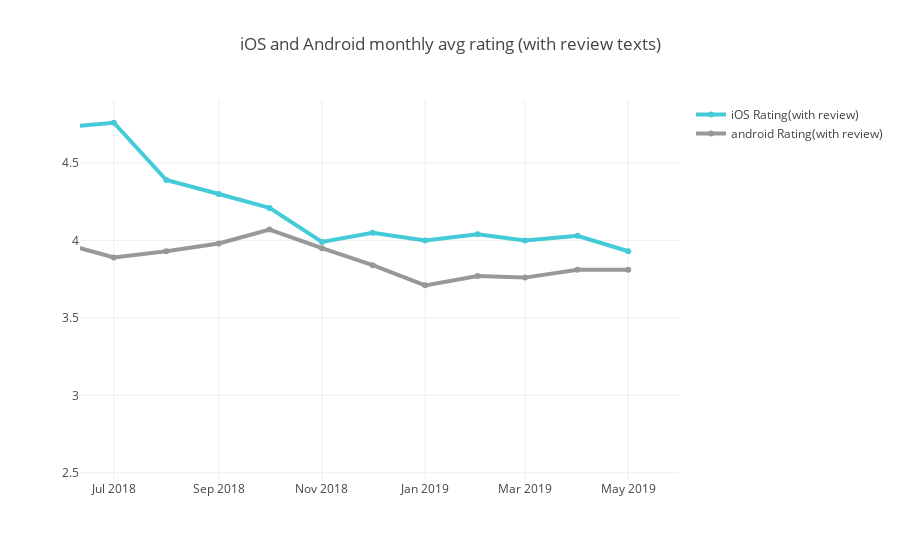

The code cell stored with this chart in its notebook:
### Code cell
# monthly trend
trace_ios = go.Scatter(
                x=ios_monthly_rating.month_start,
                y=ios_monthly_rating["Rating_with_Review"],
                name = "iOS Rating(with review)",
                line = dict(color = '#17BECF', width = 4),
                opacity = 0.8)

trace_android = go.Scatter(
                x=android_monthly_rating.month_start,
                y=android_monthly_rating["Rating_with_Review"],
                name = "android Rating(with review)",
                line = dict(color = '#7F7F7F', width = 4),
                opacity = 0.8)

data = [trace_ios,trace_android]

layout = dict(
    title = "iOS and Android monthly avg rating (with review texts)",
    xaxis = dict(
        range = ['2018-06-11','2019-05-31'])
)

fig = dict(data=data, layout=layout)
py.iplot(fig, filename = "Manually Set Range")

### Figure 1 — Plotly figure (JSON) as saved in the notebook; plotly's stock layout.template omitted (floating-point values rounded to 4 significant figures)
{"data": [{"line": {"color": "#17BECF", "width": 4}, "name": "iOS Rating(with review)", "opacity": 0.8, "type": "scatter", "uid": "1403e33e-523c-4116-a7b1-6ac6546f0ac8", "x": ["2018-05-01", "2018-06-01", "2018-07-01", "2018-08-01", "2018-09-01", "2018-10-01", "2018-11-01", "2018-12-01", "2019-01-01", "2019-02-01", "2019-03-01", "2019-04-01", "2019-05-01"], "y": [2.6, 4.73, 4.76, 4.39, 4.3, 4.21, 3.99, 4.05, 4, 4.04, 4, 4.03, 3.93]}, {"line": {"color": "#7F7F7F", "width": 4}, "name": "android Rating(with review)", "opacity": 0.8, "type": "scatter", "uid": "e3668f58-3df1-4b2d-a910-e27841419b7d", "x": ["2018-05-01", "2018-06-01", "2018-07-01", "2018-08-01", "2018-09-01", "2018-10-01", "2018-11-01", "2018-12-01", "2019-01-01", "2019-02-01", "2019-03-01", "2019-04-01", "2019-05-01"], "y": [3.93, 3.98, 3.89, 3.93, 3.98, 4.07, 3.95, 3.84, 3.71, 3.77, 3.76, 3.81, 3.81]}], "layout": {"title": {"text": "iOS and Android monthly avg rating (with review texts)"}, "xaxis": {"range": ["2018-06-11", "2019-05-31"]}}}
